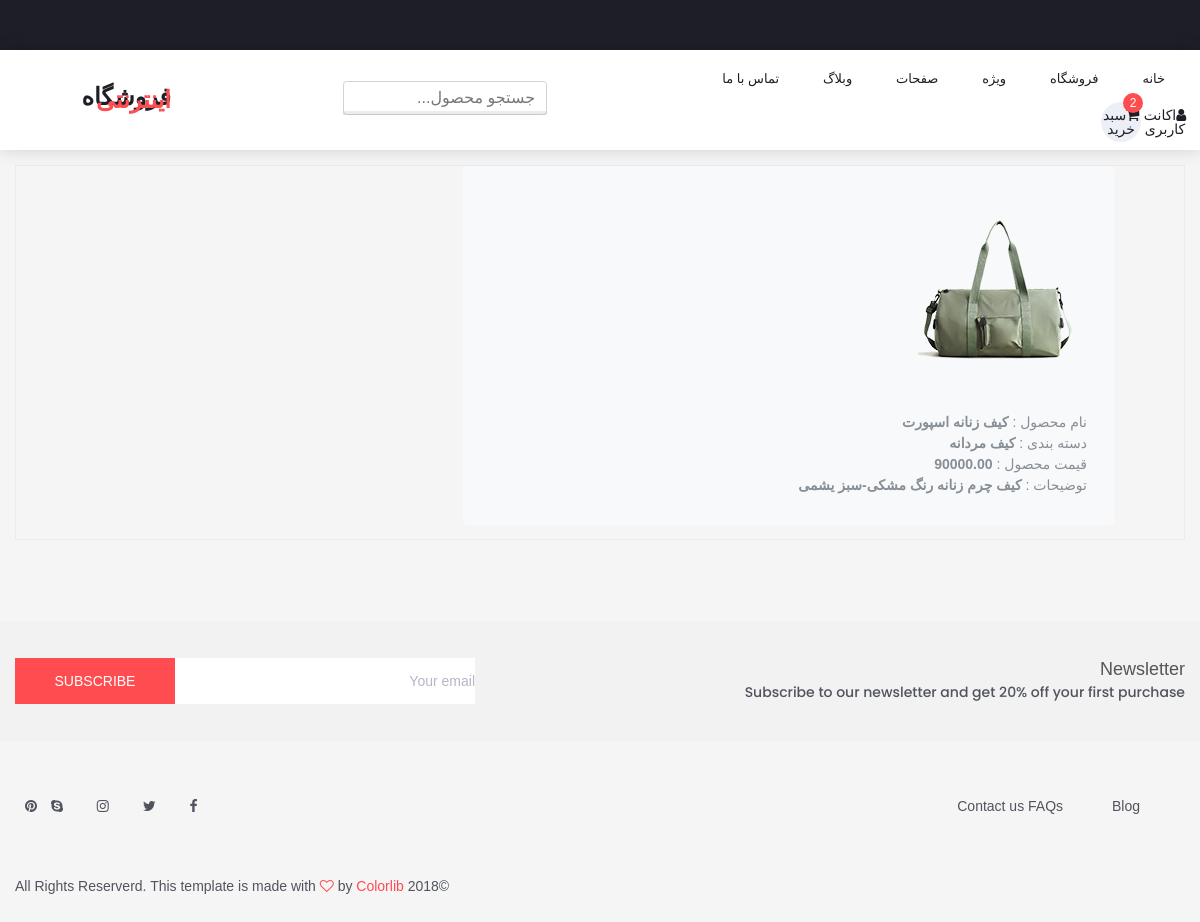
The app's page /prj/product/show/5 with its own data.
### projectapp/models.py (models this page shows, shortened)
class Product(models.Model):
    category = models.ForeignKey(Category, related_name='products', on_delete=models.CASCADE,default=None)
    name = models.CharField(max_length=100, db_index=True)
    slug = models.SlugField(max_length=100, db_index=True)
    description = models.TextField(blank=True)
    price = models.DecimalField(max_digits=10, decimal_places=2)
    discount = models.CharField(max_length=4,default=0)
    price_discount = models.CharField(max_length=20,default=0)
    created_at = models.DateTimeField(auto_now_add=True)
    updated_at = models.DateTimeField(auto_now=True)
    image = models.FileField(upload_to = 'media', blank=True,null=True)
    class Meta:
        ordering = ('name', )
        index_together = (('id', 'slug'),)

class Category(models.Model):
    name = models.CharField(max_length=150, db_index=True)
    slug = models.SlugField(max_length=150, unique=True ,db_index=True)
    created_at = models.DateTimeField(auto_now_add=True)
    updated_at = models.DateTimeField(auto_now=True)
    class Meta:
        ordering = ('name', )
        verbose_name = 'category'
        verbose_name_plural = 'categories'
    def __str__(self):
        return self.name

### projectapp/views.py (the view)
# urls.py: path('product/show/<str:pk>', display_product, name='display_product'),
def display_product(request,pk):
    product = Product.objects.get(id=pk)
    return render(request,'display-product.html',{'product':product})

### projectapp/templates/display-product.html
{% extends 'base.html' %}
{% load static %}
{% block content %}
    <div class="container">
        <div class="table-bordered tabel-margintop-form">
             <div class="row text-right">
                    <div class="col-9">
                        <div class="table table-marginright w-75 rounded bg-light text-secondary">
                           <img src="{{ product.image.url }}">
                            <ul class="ul-product">
                                <li class="mt-4">نام محصول‌‌ :  <b>{{ product.name }}</b></li>
                                <li class="mt-4">دسته بندی :  <b>{{ product.category }}</b></li>
                                <li class="mt-4">قیمت محصول :  <b>{{ product.price }}</b></li>
                                <li class="mt-4">توضیحات :  <b>{{ product.description }}</b></li>
                            </ul>
                        </div>
                    </div>
              </div>
        </div>
   </div>
{% endblock %}

### projectapp/static/styles/style.css (style rules this page uses)
.tabel-margintop-form { margin-top:50px; }
.table-marginright { margin-right: 5rem!important; }
.ul-product { margin-right: 27px; padding-bottom: 40px; }

### projectapp/static/styles/main_styles.css (style rules this page uses)
* { margin: 0; padding: 0; }
body { font-family: 'Poppins', sans-serif; font-size: 14px; line-height: 23px; font-weight: 400; background: #FFFFFF; color: #1e1e27; }
div { display: block; position: relative; -webkit-box-sizing: border-box; -moz-box-sizing: border-box; box-sizing: border-box; }
ul { list-style: none; margin-bottom: 0px; }

### records on screen
Product: image (picture), name "کیف زنانه اسپورت", category "کیف مردانه", price "90000.00", description "کیف چرم زنانه رنگ مشکی-سبز یشمی"
